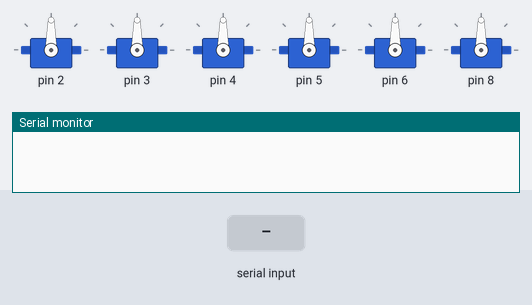
The sketch below on a simulated Arduino Uno, built with avr-gcc and run on an emulated ATmega328P. Parts: 6 × servo, the last lines printed to the serial monitor. Inputs (shaded band) come from the test bench.

Above: at 1.2 s.
1.3 s: "A" received over Serial
At 4.1 s:
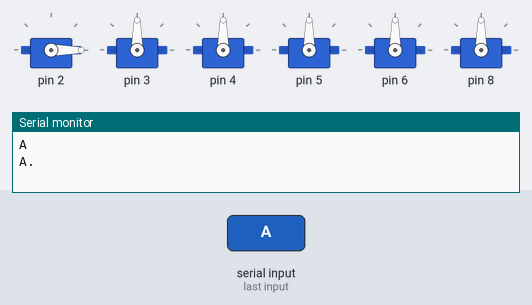
4.3 s: "Q" received over Serial
At 7.1 s:
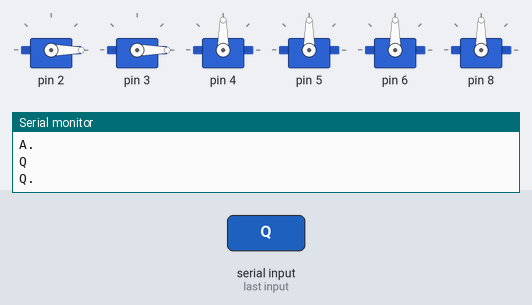
7.3 s: "W" received over Serial
At 9.9 s:
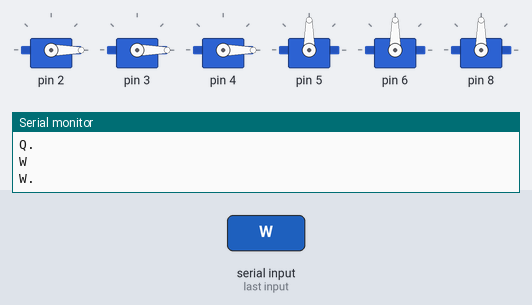
10.3 s: "E" received over Serial
At 13.1 s:
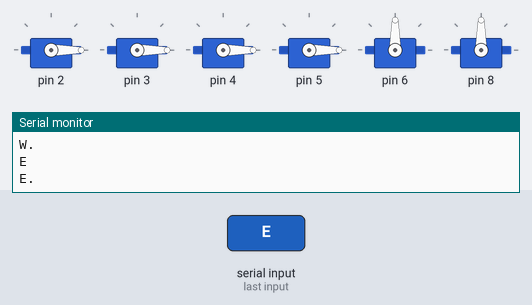
13.3 s: "D" received over Serial
At 15.2 s:
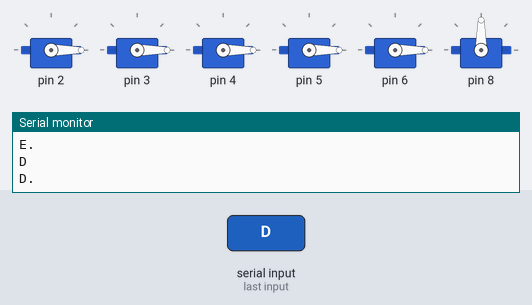
16.2 s: "C" received over Serial
At 18.6 s:
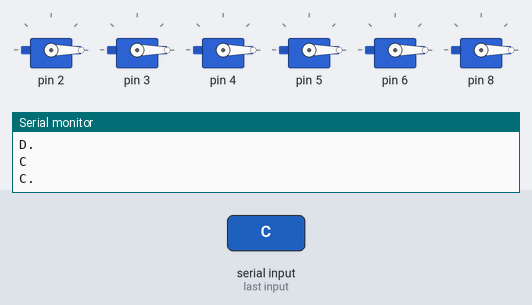
Timing chart, 0 to 20.1 s (numbered marks = the images above; inputs shaded):
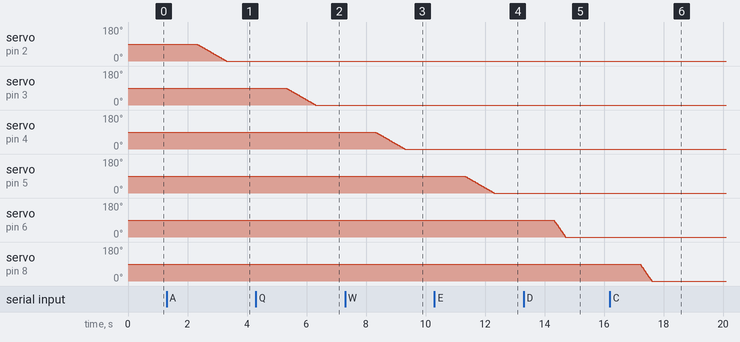

Measured:
- after the input at 1.3 s, servo on pin 2: moves from 90° to 0° over 0.99 s, starting after 1.0 s
- after the input at 4.3 s, servo on pin 3: moves from 90° to 0° over 0.99 s, starting after 1.0 s
- after the input at 7.3 s, servo on pin 4: moves from 90° to 0° over 0.99 s, starting after 1.0 s
- after the input at 10.3 s, servo on pin 5: moves from 90° to 0° over 0.99 s, starting after 1.0 s
- after the input at 13.3 s, servo on pin 6: moves from 90° to 0° over 0.40 s, starting after 1.0 s
- after the input at 16.2 s, servo on pin 8: moves from 90° to 0° over 0.40 s, starting after 1.0 s

The sketch:

ArduinoArm.ino
```cpp
#include <Arduino.h>
#include <SoftwareSerial.h>
#include <Servo.h>
#include "Motor.h"


Motor m0(2);
Motor m1(3);
Motor m2(4);
Motor m3(5);
Motor m4(6);
Motor m5(8);

//SoftwareSerial bluetooth(4,3); // RX, TX

//String order = "";


void setup()
{
  m0.start();
  m1.start();
  m2.start();
  m3.start();
  m4.start();
  m5.start();

  //m0.setLatency(1500);
  m4.setLatency(400);
  m5.setLatency(400);

  Serial.begin(9600);
  //bluetooth.begin(9600);
}


void loop()
{
  m0.update();
  m1.update();
  m2.update();
  m3.update();
  m4.update();
  m5.update();

  //-- SoftwareSerial (BT)
/*
  bluetooth.listen();
  while( bluetooth.available()>0 )
  {
    order += bluetooth.read();
  }
  serialEvent();
  order="";
*/
}


//-- Serial

void serialEvent()
{
  String order = Serial.readString();
  Serial.println(order);

  for(int i=0 ; i<order.length() ; i+=4)
  {
    String key = order.substring(i,i+1);
    String value = order.substring(i+1,i+4);

    Serial.println( key + '.' + value );

    if(key =="A"){ m0.moveTo(value.toInt()); } // base
    if(key =="Q"){ m1.moveTo(value.toInt()); }
    if(key =="W"){ m2.moveTo(value.toInt()); }
    if(key =="E"){ m3.moveTo(value.toInt()); }
    if(key =="D"){ m4.moveTo(value.toInt()); }
    if(key =="C"){ m5.moveTo(value.toInt()); } // hand

    if(key =="L")
    {
      m0.setLatency( value.toInt() );
      m1.setLatency( value.toInt() );
      m2.setLatency( value.toInt() );
      m3.setLatency( value.toInt() );
     }

    if(key =="R")
    {
      m0.stop();
      m1.stop();
      m2.stop();
      m3.stop();
      m4.stop();
      m5.stop();
    }
  }
}
```

Motor.h
```cpp
#ifndef MOTOR_LIB_H__
#define  MOTOR_LIB_H__


class Motor
{
  private:
    int _pin;                       // Arduino pin
    int _position;                  // Servo position (from 0 to 180)
    bool _started;                  // Servo is attached ?
    unsigned long _latency;         // The duration of a single movement, in ms
    unsigned long _previousMillis;  // When did the movement started ?
    int _previousPos;               // From where the movement moved
    Servo _s;                       // The Servo object

  public:
    Motor( int pin )
    {
      _pin = pin;
      _started = false;
      _position = _s.read();
      _previousPos = _position;
      _previousMillis = millis();
      _latency = 1000;
      //start();
    }

    void start()
    {
      if(_started)
        return;

      Serial.println("starting motor " + _pin);
      _s.attach(_pin);
      _started = true;
    }

    void stop()
    {
      if(!_started)
        return;

      Serial.println("stopping motor " + _pin);
      _s.detach();
      _started = false;
    }

    void moveTo( int pos )
    {
      if(!_started)
        start();

      _previousMillis = millis();
      _previousPos = _s.read(); // _position
      _position = pos;
    }

    void setLatency( int latency )
    {
      _latency = latency;
    }

    void update()
    {
      if( millis() > _previousMillis + _latency )
      {
        return;
      }

      int total = _latency;
      long parcouru = millis() - _previousMillis;
      int distance = _position - _previousPos;
      int pos = ( distance * parcouru / total ) + _previousPos;
      _s.write(pos);
    }

};


#endif
```
